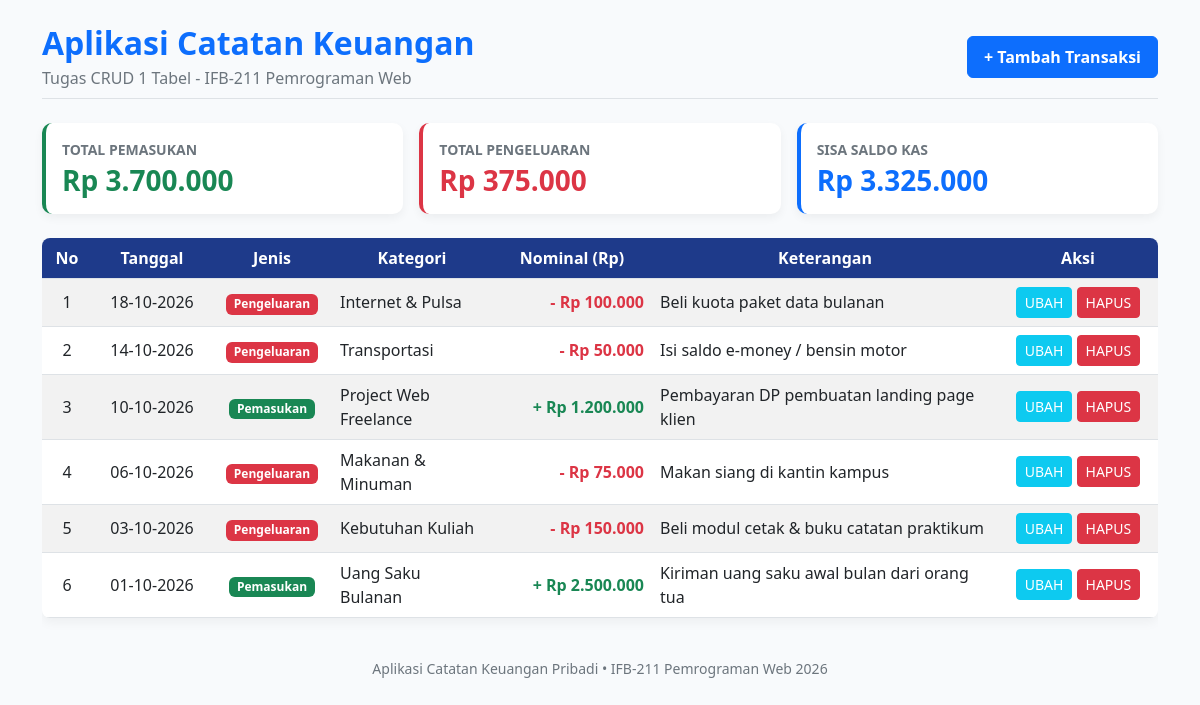
The page / on the database its author committed.
### tables this page shows
CREATE TABLE IF NOT EXISTS `catatan_keuangan` (
  `id` int(11) NOT NULL AUTO_INCREMENT,
  `tanggal` date NOT NULL,
  `jenis` varchar(20) NOT NULL,
  `kategori` varchar(50) NOT NULL,
  `nominal` int(11) NOT NULL,
  `keterangan` varchar(255) NOT NULL,
  PRIMARY KEY (`id`)
);

### index.php (the view, shortened to what this page needs)
<!DOCTYPE html>
<html>
<head>
    <link href="https://cdn.jsdelivr.net/npm/bootstrap@5.2.2/dist/css/bootstrap.min.css" rel="stylesheet">
</head>
<body>
    <div class="container py-4">
        <div class="d-flex justify-content-between align-items-center mb-4 pb-2 border-bottom">
            <div>
                <h2 class="fw-bold text-primary mb-1">Aplikasi Catatan Keuangan</h2>
                <p class="text-muted mb-0">Tugas CRUD 1 Tabel - IFB-211 Pemrograman Web</p>
            </div>
            <div>
                <a href="tambah.php" class="btn btn-primary px-3 py-2 fw-semibold">
                    + Tambah Transaksi
                </a>
            </div>
        </div>
        <?php
        include 'koneksi.php';
        $q_masuk = mysqli_query($koneksi, "select sum(nominal) as total from catatan_keuangan where jenis='Pemasukan'");
        $d_masuk = mysqli_fetch_array($q_masuk);
        $total_masuk = $d_masuk['total'] ? $d_masuk['total'] : 0;
        $q_keluar = mysqli_query($koneksi, "select sum(nominal) as total from catatan_keuangan where jenis='Pengeluaran'");
        $d_keluar = mysqli_fetch_array($q_keluar);
        $total_keluar = $d_keluar['total'] ? $d_keluar['total'] : 0;
        $saldo = $total_masuk - $total_keluar;
        ?>
        <div class="row g-3 mb-4">
            <div class="col-md-4">
                <div class="card card-stat bg-white p-3 border-start border-success border-4">
                    <span class="text-muted small fw-semibold">TOTAL PEMASUKAN</span>
                    <h3 class="text-success fw-bold mb-0 mt-1">
                        Rp <?php echo number_format($total_masuk, 0, ',', '.'); ?>
                    </h3>
                </div>
            </div>
            <div class="col-md-4">
                <div class="card card-stat bg-white p-3 border-start border-danger border-4">
                    <span class="text-muted small fw-semibold">TOTAL PENGELUARAN</span>
                    <h3 class="text-danger fw-bold mb-0 mt-1">
                        Rp <?php echo number_format($total_keluar, 0, ',', '.'); ?>
                    </h3>
                </div>
            </div>
            <div class="col-md-4">
                <div class="card card-stat bg-white p-3 border-start border-primary border-4">
                    <span class="text-muted small fw-semibold">SISA SALDO KAS</span>
                    <h3 class="<?php echo ($saldo >= 0) ? 'text-primary' : 'text-danger'; ?> fw-bold mb-0 mt-1">
                        Rp <?php echo number_format($saldo, 0, ',', '.'); ?>
                    </h3>
                </div>
            </div>
        </div>
        <div class="table-responsive">
            <table class="table table-striped table-hover">
                <thead>
                    <tr>
                        <th style="width: 50px;">No</th>
                        <th style="width: 120px;">Tanggal</th>
                        <th style="width: 120px;">Jenis</th>
                        <th style="width: 160px;">Kategori</th>
                        <th style="width: 160px;">Nominal (Rp)</th>
                        <th>Keterangan</th>
                        <th style="width: 160px;">Aksi</th>
                    </tr>
                </thead>
                <tbody>
                    <?php
                    $no = 1;
                    $data = mysqli_query($koneksi, "select * from catatan_keuangan order by tanggal desc, id desc");
                    if (mysqli_num_rows($data) > 0) {
                        while($d = mysqli_fetch_array($data)){
                            ?>
                            <tr>
                                <td class="text-center"><?php echo $no++; ?></td>
                                <td class="text-center"><?php echo date('d-m-Y', strtotime($d['tanggal'])); ?></td>
                                <td class="text-center">
                                    <?php if($d['jenis'] == 'Pemasukan'): ?>
                                        <span class="badge bg-success">Pemasukan</span>
                                    <?php else: ?>
                                        <span class="badge bg-danger">Pengeluaran</span>
                                    <?php endif; ?>
                                </td>
                                <td><?php echo $d['kategori']; ?></td>
                                <td class="text-end fw-semibold <?php echo ($d['jenis'] == 'Pemasukan') ? 'text-success' : 'text-danger'; ?>">
                                    <?php echo ($d['jenis'] == 'Pemasukan' ? '+ ' : '- '); ?>Rp <?php echo number_format($d['nominal'], 0, ',', '.'); ?>
                                </td>
                                <td><?php echo $d['keterangan']; ?></td>
                                <td class="text-center">
                                    <a role="button" class="btn btn-sm btn-info text-white" href="ubah.php?id=<?php echo $d['id']; ?>">UBAH</a>
                                    <a role="button" class="btn btn-sm btn-danger" href="hapus.php?id=<?php echo $d['id']; ?>" onclick="return confirm('Apakah Anda yakin ingin menghapus data transaksi ini?')">HAPUS</a>
                                </td>
                            </tr>
                            <?php
                        }
                    }
                    ?>
                </tbody>
            </table>
        </div>
        <div class="text-center text-muted small mt-4">
            <p>Aplikasi Catatan Keuangan Pribadi &bull; IFB-211 Pemrograman Web 2026</p>
        </div>
    </div>
</body>
</html>

### index.php (style rules this page uses)
body { background-color: #f8fafc; font-family: 'Segoe UI', Tahoma, Geneva, Verdana, sans-serif; }
.card-stat { border: none; border-radius: 10px; box-shadow: 0 4px 10px rgba(0,0,0,0.05); }
table { background-color: #ffffff; border-radius: 8px; overflow: hidden; box-shadow: 0 4px 12px rgba(0,0,0,0.05); }
th { background-color: #1e3a8a !important; color: #ffffff !important; font-weight: 600; text-align: center; }
td { vertical-align: middle; }

### rows shown on the page
catatan_keuangan: tanggal "18-10-2026", jenis "Pengeluaran", kategori "Internet & Pulsa", nominal "100.000", keterangan "Beli kuota paket data bulanan"
catatan_keuangan: tanggal "14-10-2026", jenis "Pengeluaran", kategori "Transportasi", nominal "50.000", keterangan "Isi saldo e-money / bensin motor"
catatan_keuangan: tanggal "10-10-2026", jenis "Pemasukan", kategori "Project Web Freelance", nominal "1.200.000", keterangan "Pembayaran DP pembuatan landing page klien"
catatan_keuangan: tanggal "06-10-2026", jenis "Pengeluaran", kategori "Makanan & Minuman", nominal "75.000", keterangan "Makan siang di kantin kampus"
catatan_keuangan: tanggal "03-10-2026", jenis "Pengeluaran", kategori "Kebutuhan Kuliah", nominal "150.000", keterangan "Beli modul cetak & buku catatan praktikum"
catatan_keuangan: tanggal "01-10-2026", jenis "Pemasukan", kategori "Uang Saku Bulanan", nominal "2.500.000", keterangan "Kiriman uang saku awal bulan dari orang tua"

### other values the page prints
$total_masuk "3.700.000"
$total_keluar "375.000"
$saldo "3.325.000"
